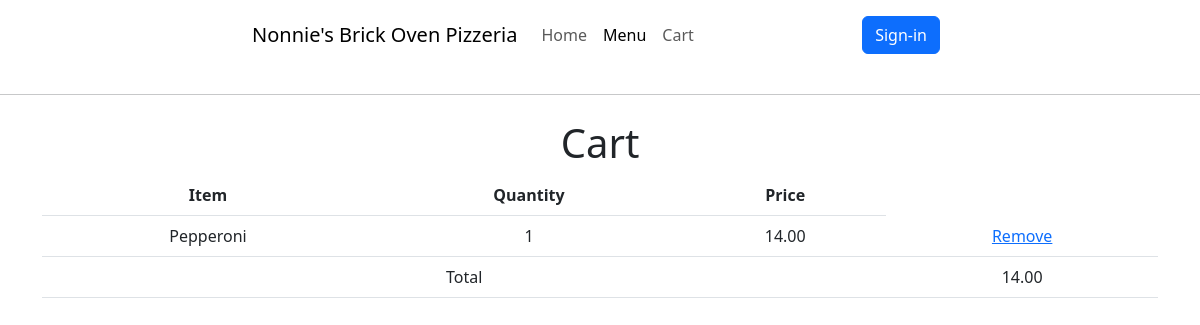
Screenshot of /menu/cart (signed in) with the database file from the repository.
### menu/models.py (models this page shows, shortened)
class CartItem(models.Model):
    cart = models.ForeignKey(Cart, on_delete=models.CASCADE)
    item = models.ForeignKey(Item, on_delete=models.CASCADE)
    quantity = models.IntegerField(default=1)

class Item(models.Model):
    name = models.CharField(max_length=100)
    description = models.TextField(blank=True)
    price = models.DecimalField(max_digits=6, decimal_places=2)
    category = models.ForeignKey(Category, on_delete=models.CASCADE, related_name='items')
    image = models.TextField(blank=True)

### menu/views.py (the view)
# urls.py: path("menu/cart", views.cart, name = "cart"),
@login_required
def cart(request):
    user_cart, created = Cart.objects.get_or_create(user=request.user)
    cart_items = CartItem.objects.filter(cart=user_cart)
    total_price = 0
    for item in cart_items:
        total_price += item.item.price * item.quantity
    context = {
        'cart_items': cart_items,
        'total_price': total_price,
    }
    return render(request, 'cart.html', context)

### menu/templates/cart.html (shortened to what this page needs)
<!doctype html>
<html lang="en">
<head>
  <link href="https://cdn.jsdelivr.net/npm/bootstrap@5.3.0-alpha3/dist/css/bootstrap.min.css" rel="stylesheet">
</head>
<body>
  <nav class="navbar navbar-expand-lg navbar-light bg-white">
    <div class="container-fluid bg-white">
      <a class="navbar-brand" href="/">Nonnie's Brick Oven Pizzeria</a>
      <div class="collapse navbar-collapse" id="navbarNav">
        <ul class="navbar-nav me-auto">
          <li class="nav-item">
            <a class="nav-link" href="/">Home</a>
          </li>
          <li class="nav-item">
            <a class="nav-link active" aria-current="page" href="/menu">Menu</a>
          </li>
          <li class="nav-item">
            <a class="nav-link" href="cart">Cart</a>
          </li>
        </ul>
        <ul class="navbar-nav ml-auto">
          <li class="nav-item">
            <a class="nav-link" href="register"><button class="btn btn-primary">Sign-in</button></a>
          </li>
        </ul>
      </div>
    </div>
  </nav>
        <hr class="my-4">
    <div class="container mt-4 text-center align-items-center">
        <h1>Cart</h1>
        {% if cart_items %}
          <table class="table table-hover">
            <thead>
              <tr>
                <th>Item</th>
                <th>Quantity</th>
                <th>Price</th>
              </tr>
            </thead>
            <tbody>
              {% for item in cart_items %}
                <tr>
                  <td>{{ item.item.name }}</td>
                  <td>{{ item.quantity }}</td>
                  <td>{{ item.item.price }}</td>
                  <td><a href="{% url 'remove_from_cart' item.pk %}">Remove</a></td>
                </tr>
              {% endfor %}
            </tbody>
            <tfoot>
              <tr>
                <td colspan="3">Total</td>
                <td>{{ total_price }}</td>
              </tr>
            </tfoot>
          </table>
        {% else %}
          <p>Your cart is empty.</p>
        {% endif %}
        </body>
        </html>

### menu/templates/cart.html (style rules this page uses)
nav { margin-left:20%; margin-right:20%; }

### rows the page displays
CartItem: item.name "Pepperoni", quantity "1", item.price "14.00"

### other values shown
{{ total_price }} "14.00"
